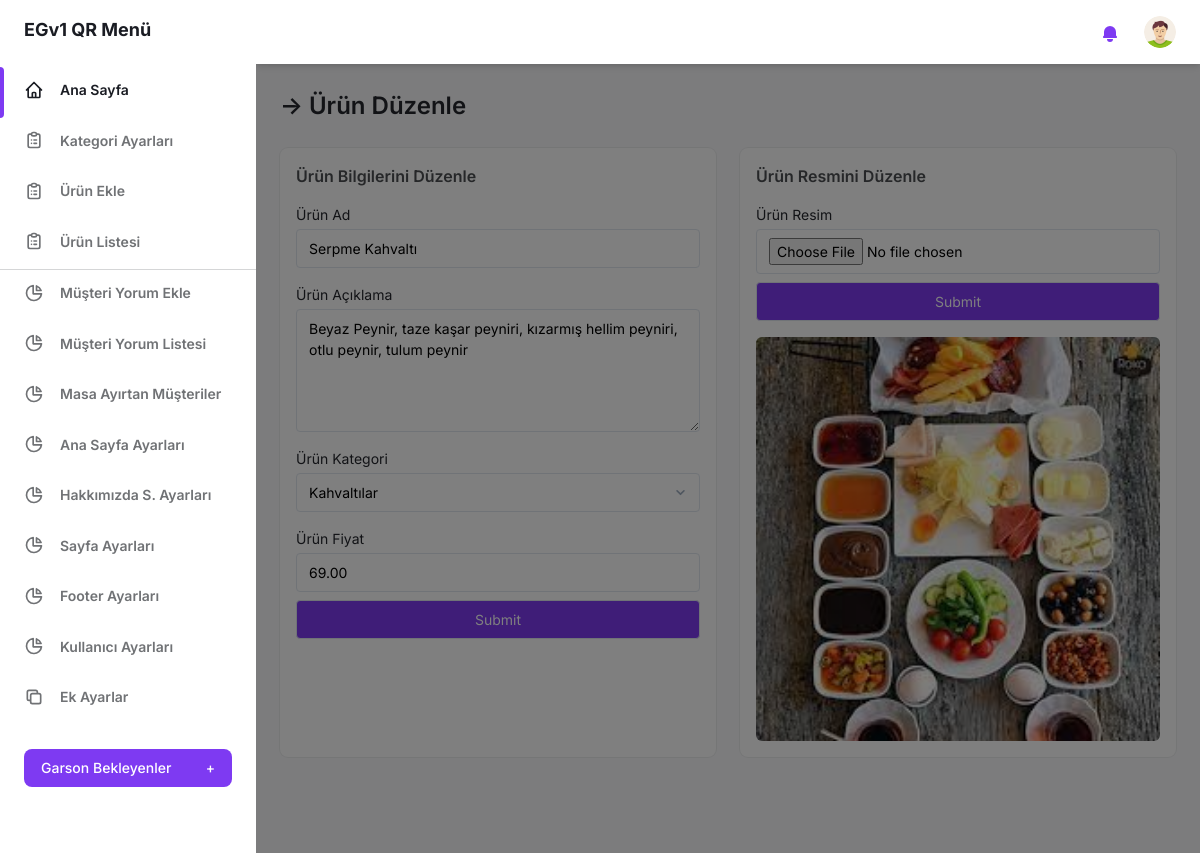
The app's page /admin-panel/urun-duzenle.php?id=1 (signed in) with its own data.
### tables this page shows
CREATE TABLE IF NOT EXISTS `urun_tablosu` (
  `urun_id` int(11) NOT NULL AUTO_INCREMENT,
  `urun_ad` varchar(100) NOT NULL,
  `urun_aciklama` varchar(400) DEFAULT NULL,
  `urun_kategori` int(3) NOT NULL,
  `urun_fiyat` varchar(5) NOT NULL,
  `urun_gorsel` varchar(50) DEFAULT NULL,
  `urun_sira` int(3) NOT NULL DEFAULT '999',
  `one_cikar` int(1) DEFAULT '0',
  PRIMARY KEY (`urun_id`)
);

### admin-panel/urun-duzenle.php (the view, shortened to what this page needs)
<?php
include("login-kontrol.php");
$id = $_GET["id"];
$sorgu = $db->prepare("SELECT * FROM urun_tablosu WHERE urun_id=:id");
$sorgu->execute(array(":id" => $id));
$row = $sorgu->fetch(PDO::FETCH_ASSOC);
$kresim = $row["urun_gorsel"];
$ukat = $row["urun_kategori"];
?>
<!DOCTYPE html>
<html :class="{ 'theme-dark': dark }" x-data="data()" lang="tr">
<head>
    <link rel="stylesheet" href="./assets/css/tailwind.output.css" />
</head>
<body>
    <div class="flex h-screen bg-gray-50 dark:bg-gray-900" :class="{ 'overflow-hidden': isSideMenuOpen}">
        <?php include("sidebar.php"); ?>
        <div class="flex flex-col flex-1">
            <?php include("header.php"); ?>
            <main class="h-full pb-16 overflow-y-auto">
                <div class="container px-6 mx-auto grid ">
                    <h2 class="my-6 text-2xl font-semibold  text-gray-700 dark:text-gray-200">
                        &RightArrow; Ürün Düzenle
                    </h2>
                    <div class="grid gap-6 mb-8 md:grid-cols-2">
                        <div class="min-w-0 p-4 bg-white rounded-lg shadow-xs dark:bg-gray-800">
                            <h4 class="mb-4 font-semibold text-gray-600 dark:text-gray-300">
                                Ürün Bilgilerini Düzenle
                            </h4>
                            <form method="POST">
                                <label class="block text-sm">
                                    <span class="text-gray-700 dark:text-gray-400">Ürün Ad </span>
                                    <input type="text" name="urun-ad" maxlength="100" value="<?php echo $row["urun_ad"]; ?>" class="block w-full mt-1 text-sm dark:border-gray-600 dark:bg-gray-700 focus:border-purple-400 focus:outline-none focus:shadow-outline-purple dark:text-gray-300 dark:focus:shadow-outline-gray form-input" />
                                </label>
                                <label class="block mt-4 text-sm">
                                    <span class="text-gray-700 dark:text-gray-400">Ürün Açıklama</span>
                                    <textarea name="urun-aciklama" maxlength="400" class="block w-full mt-1 text-sm dark:text-gray-300 dark:border-gray-600 dark:bg-gray-700 form-textarea focus:border-purple-400 focus:outline-none focus:shadow-outline-purple dark:focus:shadow-outline-gray" rows="5"><?php echo $row["urun_aciklama"]; ?></textarea>
                                </label>
                                <label class="block mt-4 text-sm">
                                    <span class="text-gray-700 dark:text-gray-400">
                                        Ürün Kategori
                                    </span>
                                    <select name="urun-kategori" class="block w-full mt-1 text-sm dark:text-gray-300 dark:border-gray-600 dark:bg-gray-700 form-select focus:border-purple-400 focus:outline-none focus:shadow-outline-purple dark:focus:shadow-outline-gray">
                                        <?php
                                        $sorgu = $db->prepare("SELECT * FROM kategori_tablosu ORDER BY kategori_id ASC");
                                        $sorgu->execute();
                                        foreach ($sorgu as $cikti) {
                                            $kaid = $cikti["kategori_id"];
                                            $kaad = $cikti["kategori_ad"];
                                            if($ukat==$kaid){
                                                echo "<option value='$kaid' selected>$kaad</option>";
                                            }else{
                                                echo "<option value='$kaid'>$kaad</option>";
                                            }
                                        }
                                        ?>
                                    </select>
                                </label>
                                <label class="block mt-4 text-sm">
                                    <span class="text-gray-700 dark:text-gray-400">Ürün Fiyat </span>
                                    <input type="text" name="urun-fiyat" maxlength="5" value="<?php echo $row["urun_fiyat"]; ?>" class="block w-full mt-1 text-sm dark:border-gray-600 dark:bg-gray-700 focus:border-purple-400 focus:outline-none focus:shadow-outline-purple dark:text-gray-300 dark:focus:shadow-outline-gray form-input" />
                                </label>
                                <label class="block text-sm mt-2">
                                    <input type="submit" name="urun-duzenle" class="block w-full mt-1 bg-purple-600 text-sm text-white dark:border-gray-600 dark:bg-gray-700 focus:border-purple-400 focus:outline-none focus:shadow-outline-purple dark:text-gray-300 dark:focus:shadow-outline-gray form-input" />
                                </label>
                            </form>
                        </div>
                        <div class="min-w-0 p-4 bg-white rounded-lg shadow-xs dark:bg-gray-800">
                            <h4 class="mb-4 font-semibold text-gray-600 dark:text-gray-300">
                                Ürün Resmini Düzenle
                            </h4>
                            <form method="POST" enctype="multipart/form-data">
                                <label class="block text-sm mt-2">
                                    <span class="text-gray-700 dark:text-gray-400">Ürün Resim </span>
                                    <input type="file" name="urun-resim" class="block w-full mt-1 text-sm dark:border-gray-600 dark:bg-gray-700 focus:border-purple-400 focus:outline-none focus:shadow-outline-purple dark:text-gray-300 dark:focus:shadow-outline-gray form-input" />
                                </label>
                                <label class="block text-sm mt-2">
                                    <input type="submit" name="resim-duzenle" class="block w-full mt-1 bg-purple-600 text-sm text-white dark:border-gray-600 dark:bg-gray-700 focus:border-purple-400 focus:outline-none focus:shadow-outline-purple dark:text-gray-300 dark:focus:shadow-outline-gray form-input" />
                                </label>
                            </form>
                            <img src="../images/urun/<?php echo $kresim; ?>" class="mt-4 rounded-md w-full object-cover" alt="">
                        </div>
                    </div>
                </div>
            </main>
        </div>
    </div>
</body>
</html>

### records on screen
urun_tablosu: urun-ad "Serpme Kahvaltı", urun-aciklama "Beyaz Peynir, taze kaşar peyniri, kızarmış hellim peyniri, otlu peynir, tulum peynir", urun-fiyat "69.00", urun_gorsel (picture)

### other values on screen
form field urun-kategori "Kahvaltılar"
